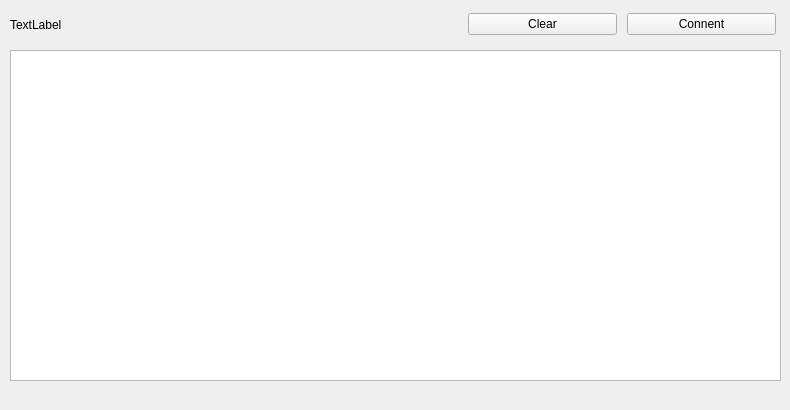
<?xml version="1.0" encoding="UTF-8"?>
<ui version="4.0">
 <class>Tab1SocketClient</class>
 <widget class="QWidget" name="Tab1SocketClient">
  <property name="geometry">
   <rect>
    <x>0</x>
    <y>0</y>
    <width>790</width>
    <height>410</height>
   </rect>
  </property>
  <property name="windowTitle">
   <string>Form</string>
  </property>
  <widget class="QWidget" name="horizontalLayoutWidget">
   <property name="geometry">
    <rect>
     <x>10</x>
     <y>10</y>
     <width>771</width>
     <height>34</height>
    </rect>
   </property>
   <layout class="QHBoxLayout" name="horizontalLayout" stretch="3,1,1">
    <property name="spacing">
     <number>10</number>
    </property>
    <property name="rightMargin">
     <number>5</number>
    </property>
    <property name="bottomMargin">
     <number>5</number>
    </property>
    <item>
     <widget class="QLabel" name="pLabel">
      <property name="text">
       <string>TextLabel</string>
      </property>
     </widget>
    </item>
    <item>
     <widget class="QPushButton" name="pPbRecvDataClear">
      <property name="text">
       <string>Clear</string>
      </property>
     </widget>
    </item>
    <item>
     <widget class="QPushButton" name="pPbServerConnect">
      <property name="text">
       <string>Connent</string>
      </property>
      <property name="checkable">
       <bool>true</bool>
      </property>
     </widget>
    </item>
   </layout>
  </widget>
  <widget class="QWidget" name="horizontalLayoutWidget_2">
   <property name="geometry">
    <rect>
     <x>10</x>
     <y>50</y>
     <width>771</width>
     <height>331</height>
    </rect>
   </property>
   <layout class="QHBoxLayout" name="horizontalLayout_2">
    <item>
     <widget class="QTextEdit" name="pTeRecvData"/>
    </item>
   </layout>
  </widget>
 </widget>
 <resources/>
 <connections/>
</ui>
